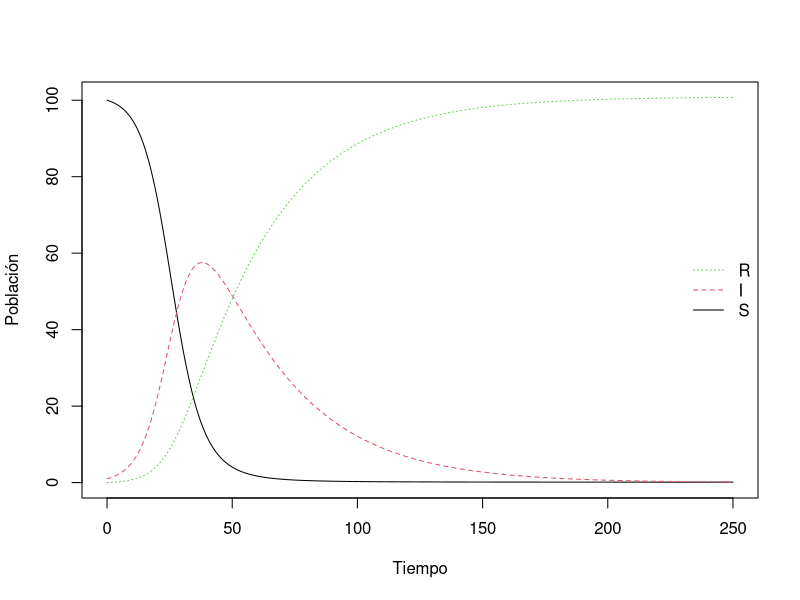

Write the R code that produced this figure.

# 	Modelo SIR de Kermack y McCormick

library (deSolve) # se carga la librería deSolve

# Modelo SIR:
SIR <- function(Tiempo, CondIni, Parametros) {
  {
    S <- CondIni[1]
    I <- CondIni[2]
    R <- CondIni[3]
  }
  with(as.list(Parametros), { 
    
    dS.dt <- -beta * S * I
    dI.dt = beta * S * I - gamma * I
    dR.dt = gamma * I
    return(list(c(dS.dt, dI.dt, dR.dt)))
  })
} # Se crea una función que ejecuta el modelo SIR

# Condiciones iniciales
# (tamaños poblacionales):
S = 100; I = 1; R = 0
# Se la asignan valores a las densidades

# Valores de los parámetros:
Parametros <- c(beta = 0.002, gamma = 0.03) 
# Se la asignan valores a los parámetros

# Tiempo:
Tiempo <- seq(0, 250, by = 0.1)
# Se define el tiempo durante el cual 
# se va a evaluar el modelo


# Evaluar el modelo:
SIR.resultado <- data.frame(ode(c(S, I, R), 
                                Tiempo, SIR, 
                                Parametros)) 
# Se integra numéricamente el modelo 

# Gráfica de los resultados:
matplot(Tiempo, SIR.resultado [, -1], 
        type = "l", 
        lty = 1:3,
        col = 1:3,
        ylab = "Población") 
# Se grafican los resultados

legend("right", c("R", "I", "S"), 
       lty = 3:1, col = 3:1, bty = "n") 
# Se crea una leyenda

# Kermack, W. O. y McCormick, W. G. 1927. 
# A contribution to the mathematical theory 
# of epidemics. Proceedings of the Royal 
# Society, Series A, 115:700–721.
